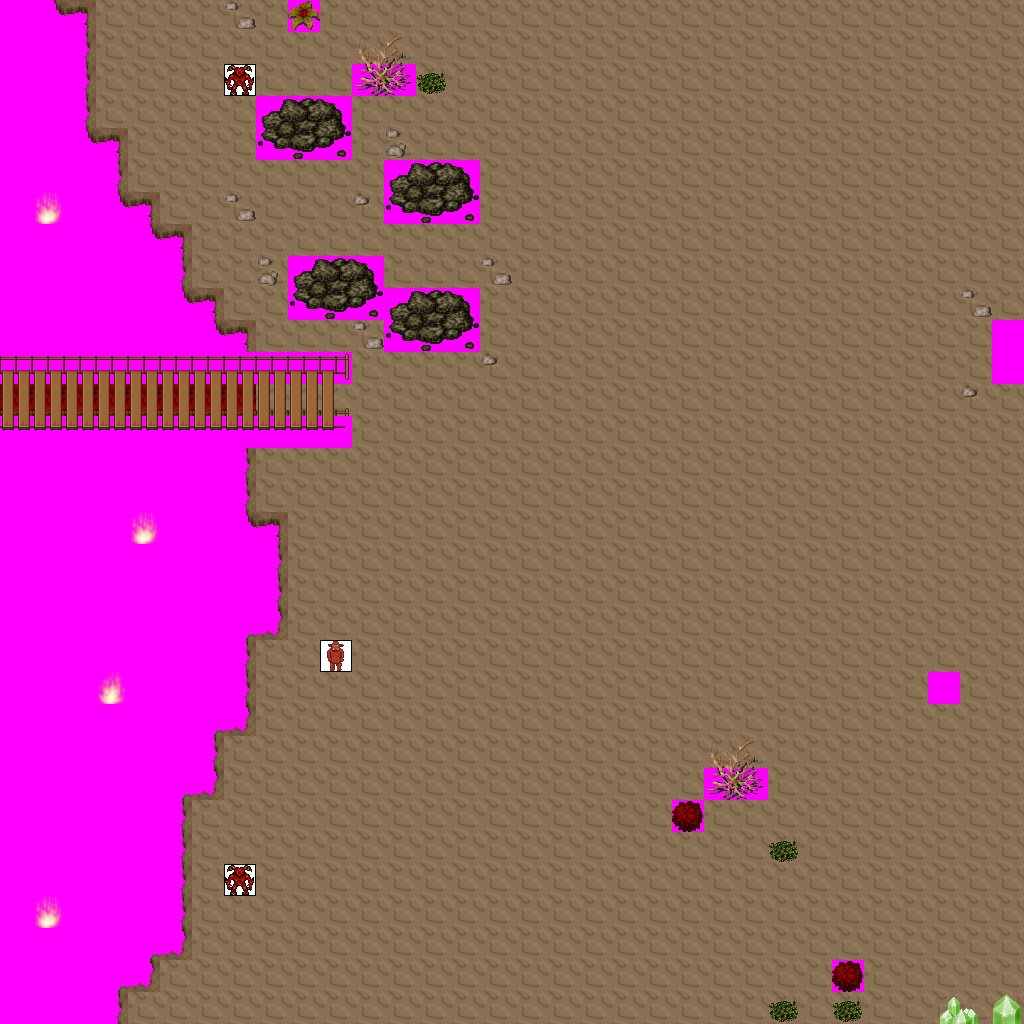

This is a level from a 2D game, rendered from its Tiled map with the project's own tilesets. A one-line summary and the map file follow, with tile-layer data summarised:
An orthogonal 32x32 tile map with 32x32 px tiles, 7 tile layers (Ground, Objects, Above, Walkable, ...), 13 tilesets and 16 objects (8x newmap, from_west_0, from_west_1, from_east_0, from_north_0, ...).

<map version="1.0" orientation="orthogonal" width="32" height="32" tilewidth="32" tileheight="32">
 <tileset firstgid="1" name="ground_brown" tilewidth="32" tileheight="32">
  <image source="../drawable/ground_brown.png" width="160" height="32" />
 </tileset>
 <tileset firstgid="6" name="ground_rock_rocks_2" tilewidth="32" tileheight="32">
  <image source="../drawable/ground_rock_rocks_2.png" width="64" height="64" />
 </tileset>
 <tileset firstgid="10" name="plant_bush_various_small" tilewidth="32" tileheight="32">
  <image source="../drawable/plant_bush_various_small.png" width="96" height="96" />
 </tileset>
 <tileset firstgid="19" name="furniture_light_flames" tilewidth="32" tileheight="32">
  <image source="../drawable/furniture_light_flames.png" width="192" height="32" />
 </tileset>
 <tileset firstgid="25" name="ground_fire_fire" tilewidth="32" tileheight="32">
  <image source="../drawable/ground_fire_fire.png" width="96" height="288" />
 </tileset>
 <tileset firstgid="52" name="ground_rock_rock_cluster" tilewidth="32" tileheight="32">
  <image source="../drawable/ground_rock_rock_cluster.png" width="96" height="64" />
 </tileset>
 <tileset firstgid="58" name="ground_rock_pebbles" tilewidth="32" tileheight="32">
  <image source="../drawable/ground_rock_pebbles.png" width="32" height="96" />
 </tileset>
 <tileset firstgid="61" name="logic_creature_demon" tilewidth="32" tileheight="32">
  <image source="../drawable/logic_creature_demon.png" width="224" height="32" />
 </tileset>
 <tileset firstgid="68" name="logic_creature_troll" tilewidth="32" tileheight="32">
  <image source="../drawable/logic_creature_troll.png" width="128" height="32" />
 </tileset>
 <tileset firstgid="72" name="ground_rock_green_crystal" tilewidth="32" tileheight="32">
  <image source="../drawable/ground_rock_green_crystal.png" width="96" height="96" />
 </tileset>
 <tileset firstgid="81" name="object_suspension_bridge" tilewidth="32" tileheight="32">
  <image source="../drawable/object_suspension_bridge.png" width="96" height="256" />
 </tileset>
 <tileset firstgid="105" name="building_wall_int_clay" tilewidth="32" tileheight="32">
  <image source="../drawable/building_wall_int_clay.png" width="320" height="320" />
 </tileset>
 <tileset firstgid="205" name="walkable_sentinel" tilewidth="32" tileheight="32">
  <image source="../drawable/walkable_sentinel.png" width="32" height="32" />
 </tileset>
 <layer name="Ground" width="32" height="32">
  <data>[1024 cells, 1024 non-empty, 4 distinct tile ids]</data>
 </layer>
 <layer name="Objects" width="32" height="32">
  <data>[1024 cells, 14 non-empty, 5 distinct tile ids]</data>
 </layer>
 <layer name="Above" width="32" height="32">
  <data>[1024 cells, 18 non-empty, 7 distinct tile ids]</data>
 </layer>
 <layer name="Walkable" width="32" height="32">
  <data>[1024 cells, 237 non-empty, 1 distinct tile ids]</data>
 </layer>
 <layer name="Objects_stendhal" width="32" height="32">
  <data>[1024 cells, 123 non-empty, 27 distinct tile ids]</data>
 </layer>
 <layer name="Above_stendhal" width="32" height="32">
  <data>[1024 cells, 0 non-empty, 0 distinct tile ids]</data>
 </layer>
 <layer name="Objects_stendhal2" width="32" height="32">
  <data>[1024 cells, 3 non-empty, 2 distinct tile ids]</data>
 </layer>
 <objectgroup name="Mapevents" width="32" height="32">
  <object name="exit_east_0" type="newmap" x="992" y="0" width="32" height="320">
   <properties>
    <property name="map" value="level_1_fado_great_cave_e2_x2_y2" />
    <property name="place" value="from_east_0" />
   </properties>
  </object>
  <object name="exit_east_1" type="newmap" x="992" y="384" width="32" height="640">
   <properties>
    <property name="map" value="level_1_fado_great_cave_e2_x2_y2" />
    <property name="place" value="from_east_1" />
   </properties>
  </object>
  <object name="exit_west_0" type="newmap" x="0" y="384" width="32" height="32">
   <properties>
    <property name="map" value="level_1_fado_great_cave_e2_x0_y2" />
    <property name="place" value="from_west_0" />
   </properties>
  </object>
  <object name="exit_south_0" type="newmap" x="128" y="992" width="896" height="32">
   <properties>
    <property name="map" value="level_1_fado_great_cave_e2_x1_y3" />
    <property name="place" value="from_south_0" />
   </properties>
  </object>
  <object name="exit_north_0" type="newmap" x="96" y="0" width="32" height="32">
   <properties>
    <property name="map" value="level_1_fado_great_cave_e2_x1_y1" />
    <property name="place" value="from_north_0" />
   </properties>
  </object>
  <object name="exit_north_1" type="newmap" x="224" y="0" width="64" height="32">
   <properties>
    <property name="map" value="level_1_fado_great_cave_e2_x1_y1" />
    <property name="place" value="from_north_1" />
   </properties>
  </object>
  <object name="exit_north_2" type="newmap" x="320" y="0" width="448" height="32">
   <properties>
    <property name="map" value="level_1_fado_great_cave_e2_x1_y1" />
    <property name="place" value="from_north_2" />
   </properties>
  </object>
  <object name="exit_north_3" type="newmap" x="864" y="0" width="160" height="32">
   <properties>
    <property name="map" value="level_1_fado_great_cave_e2_x1_y1" />
    <property name="place" value="from_north_3" />
   </properties>
  </object>
 </objectgroup>
 <objectgroup name="Spawn" width="32" height="32">
  <object name="from_west_0" x="992" y="160" width="32" height="32" />
  <object name="from_west_1" x="992" y="704" width="32" height="32" />
  <object name="from_east_0" x="0" y="384" width="32" height="32" />
  <object name="from_north_0" x="576" y="992" width="32" height="32" />
  <object name="from_south_0" x="96" y="0" width="32" height="32" />
  <object name="from_south_1" x="256" y="0" width="32" height="32" />
  <object name="from_south_2" x="544" y="0" width="32" height="32" />
  <object name="from_south_3" x="928" y="0" width="32" height="32" />
 </objectgroup>
 <objectgroup name="Keys" width="32" height="32" />
 <objectgroup name="Replace" width="32" height="32" />
</map>
